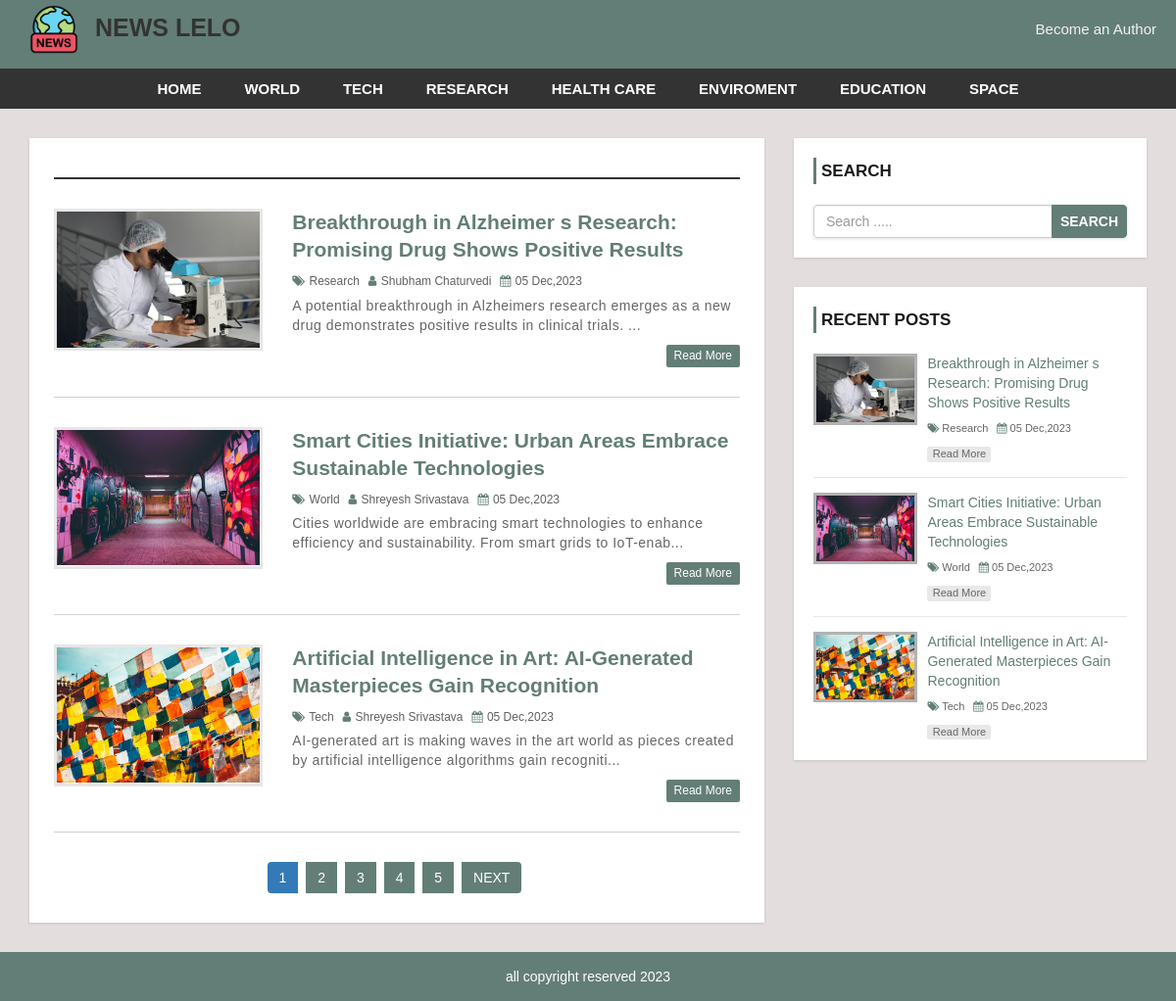
Screenshot of /search.php with the database file from the repository.
### tables this page shows
CREATE TABLE `settings` (
  `id` int NOT NULL,
  `title` varchar(255) DEFAULT NULL,
  `footer` varchar(255) DEFAULT NULL,
  `logo` varchar(255) DEFAULT NULL
);

CREATE TABLE `category` (
  `category_id` int NOT NULL,
  `category_name` varchar(255) DEFAULT NULL,
  `post` int DEFAULT '0'
);

CREATE TABLE `post` (
  `post_id` int NOT NULL,
  `title` varchar(255) DEFAULT NULL,
  `description` text,
  `category` int DEFAULT NULL,
  `post_date` varchar(20) DEFAULT NULL,
  `author` int DEFAULT NULL,
  `post_img` varchar(255) DEFAULT NULL
);

CREATE TABLE `user` (
  `user_id` int NOT NULL,
  `first_name` varchar(255) DEFAULT NULL,
  `last_name` varchar(255) DEFAULT NULL,
  `username` varchar(255) DEFAULT NULL,
  `password` varchar(255) DEFAULT NULL,
  `role` varchar(50) DEFAULT NULL
);

### search.php (the view, shortened to what this page needs)
<?php include 'header.php'; ?>
    <div id="main-content">
      <div class="container">
        <div class="row">
            <div class="col-md-8">
                <div class="post-container">
                        <h2 class="page-heading"><?php echo $searchterm; ?></h2>
                            <?php
                                $data_one_page=3;
                                if(isset($_GET["pageno"])){
                                    $page=$_GET["pageno"];
                                }else{
                                    $page=1;
                                }
                                $offset=($page-1)*$data_one_page;
                                $sql="select post.post_id,post.description,post_img,post.title,post.category,category_name,post.post_date,post.author,user.first_name,user.last_name,user.username from post
                                left join category on post.category=category.category_id
                                left join user on post.author = user.user_id
                                WHERE post.title LIKE '%$searchterm%' OR
                                post.description LIKE '%$searchterm%' OR
                                category_name LIKE '%$searchterm%' OR
                                first_name LIKE '%$searchterm%' OR
                                last_name LIKE '%$searchterm%' OR
                                user.username LIKE '%$searchterm%' OR
                                post_date LIKE '%$searchterm%'
                                order by post_id desc LIMIT {$offset},{$data_one_page} ";
                                $res=mysqli_query($conn,$sql) or die("could not fetch data");
                                if(mysqli_num_rows($res)>0){
                                    while($row=mysqli_fetch_assoc($res)){
                            ?>
                                    <div class="post-content">
                                <div class="row">
                                    <div class="col-md-4">
                                        <a class="post-img" href="single.php?id=<?php echo $row['post_id'];?>"><img src="admin/upload/<?php echo $row['post_img']?>" alt=""/></a>
                                    </div>
                                    <div class="col-md-8">
                                        <div class="inner-content clearfix">
                                            <h3><a href="single.php?id=<?php echo $row['post_id'];?>"><?php echo $row['title']?></a></h3>
                                            <div class="post-information">
                                                <span>
                                                    <i class="fa fa-tags" aria-hidden="true"></i>
                                                    <a href="search.php?searchterm=<?php echo $row['category'];?>"><?php echo $row['category_name']?></a>
                                                </span>
                                                <span>
                                                    <i class="fa fa-user" aria-hidden="true"></i>
                                                    <a href="author.php?authorid=<?php echo $row['author'];?>"><?php echo $row['first_name']." ".$row['last_name']; ?></a>
                                                </span>
                                                <span>
                                                    <i class="fa fa-calendar" aria-hidden="true"></i>
                                                    <?php echo $row['post_date']?>
                                                </span>
                                            </div>
                                            <p class="description">
                                                <?php echo substr($row['description'],0,120)."...";?>
                                            </p>
                                            <a class='read-more pull-right' href='single.php?id=<?php echo $row['post_id'];?>'>read more</a>
                                        </div>
                                    </div>
                                </div>
                            </div>
                            <?php
                                    }
                                }else{
                                    echo "<h3>No record found...</h3>";
                                }
                            ?>
                            <ul class='pagination'>
                                <?php
                                    $sql1="select post.post_id,post.description,post_img,post.title,post.category,category_name,post.post_date,post.author,user.first_name,user.last_name,user.username from post
                                    left join category on post.category=category.category_id
                                    left join user on post.author = user.user_id
                                    WHERE post.title LIKE '%$searchterm%' OR
                                    post.description LIKE '%$searchterm%' OR
                                    category_name LIKE '%$searchterm%' OR
                                    first_name LIKE '%$searchterm%' OR
                                    last_name LIKE '%$searchterm%' OR
                                    user.username LIKE '%$searchterm%' OR
                                    post_date LIKE '%$searchterm%'";
                                    $res1=mysqli_query($conn,$sql1) or die("no. of row could not find");
                                    $row1=mysqli_num_rows($res1);
                                    $totel_row= $row1;
                                    $totel_pages=ceil($totel_row/$data_one_page);
                                        ?>
                                        <?php
                                    for($i=1;$i<=$totel_pages;$i++){
                                        ?>
                                            <li class="<?php echo $page==$i?"active":""; ?>"><a  href="search.php?searchterm=<?php echo $searchterm; ?>&pageno=<?php echo $i;?>"><?php echo $i ;?></a></li>
                                        <?php
                                    }
                                    if($totel_pages>$page){
                                        ?>
                                        <li><a href='search.php?searchterm=<?php echo $searchterm; ?>&pageno=<?php echo $page+1;;?>'>NEXT</a></li>
                                        <?php
                                    }
                                ?>
                            </ul>
                    </div>
            </div>
            <?php include 'sidebar.php'; ?>
        </div>
      </div>
    </div>
<?php include 'footer.php'; ?>

### header.php (shortened to what this page needs)
<?php
include('admin/config.php');
?>
<?php
$sqlsettings="select * from settings";
$ressettings=mysqli_query($conn,$sqlsettings) or die("did not get the settings value");
$rowsettings=mysqli_fetch_assoc($ressettings);
?>
<!DOCTYPE html>
<html lang="en">
<head>
    <link rel="stylesheet" href="css/bootstrap.min.css" />
    <link rel="stylesheet" href="css/font-awesome.css">
    <link rel="stylesheet" href="css/style.css">
</head>
<body>
<header>
<nav>
    <div class="brand-info">
        <a href="index.php" id="logo_head"><img src="admin/<?php echo $rowsettings['logo']?>"> <span>NEWS LELO</span></a>
    </div>
    <div class="nav-info">
        <a href="becomeauthor.php">Become an Author</a>
    </div>
</nav>
</header>
<div id="menu-bar">
    <div class="container">
        <div class="row">
            <div class="col-md-12">
                <?php
                    $sql="select * from category where post>0";
                    $res=mysqli_query($conn,$sql) or die("Query failded : category");
                    if(mysqli_num_rows($res)>0){
                        $active="";
                ?>
                    <ul class='menu'>
                        <li><a href='index.php'>HOME</a></li>
                <?php
                        while($row=mysqli_fetch_assoc($res)){
                ?>
                            <li><a class="<?php echo $active;?>" href='category.php?catid=<?php echo $row['category_id']?>'><?php echo $row['category_name']?></a></li>
                <?php
                        }
                    }
                ?>
                    </ul>
            </div>
        </div>
    </div>
</div>

### sidebar.php
<div id="sidebar" class="col-md-4">
    <div class="search-box-container">
        <h4>Search</h4>
        <form class="search-post" action="search.php" method ="GET">
            <div class="input-group">
                <input type="text" name="searchterm" class="form-control" placeholder="Search .....">
                <span class="input-group-btn">
                    <button type="submit" class="btn btn-danger">Search</button>
                </span>
            </div>
        </form>
    </div>
    <div class="recent-post-container">
        <h4>Recent Posts</h4>
        <?php
            $data_one_page=3;
            $sql="select post.post_id,post_img,post.title,post.category,category_name,post.post_date,post.author from post
            left join category on post.category=category.category_id
            order by post_id desc LIMIT {$data_one_page}";
            $res=mysqli_query($conn,$sql) or die("could not fetch data");
            if(mysqli_num_rows($res)>0){
                while($row=mysqli_fetch_assoc($res)){
        ?>
                    <div class="recent-post">
                        <a class="post-img" href="single.php?id=<?php echo $row['post_id'];?>"><img src="admin/upload/<?php echo $row['post_img']?>" alt=""/></a>
                        <div class="post-content">
                            <h5><a href="single.php?id=<?php echo $row['post_id'];?>"><?php echo $row['title']?></a></h5>
                            <span>
                                <i class="fa fa-tags" aria-hidden="true"></i>
                                <a href="category.php?catid=<?php echo $row['category'];?>"><?php echo $row['category_name']?></a>
                            </span>
                            <span>
                                <i class="fa fa-calendar" aria-hidden="true"></i>
                                <?php echo $row['post_date']?>
                            </span>
                            <a class="read-more" href="single.php?id=<?php echo $row['post_id'];?>">read more</a>
                        </div>
                    </div>
        <?php
                }
            }
        ?>
    </div>
</div>

### footer.php
<?php
$sqlsettings="select * from settings";
$ressettings=mysqli_query($conn,$sqlsettings) or die("did not get the settings value");
$rowsettings=mysqli_fetch_assoc($ressettings);
?>
<div id ="footer">
    <div class="container">
        <div class="row">
            <div class="col-md-12">
                <span><?php echo $rowsettings['footer'];?></span>
            </div>
        </div>
    </div>
</div>
</body>
</html>

### rows the page displays
settings: logo (picture), footer "all copyright reserved 2023"
category: category_name "WORLD"
category: category_name "TECH"
category: category_name "RESEARCH"
category: category_name "HEALTH CARE"
category: category_name "ENVIROMENT"
category: category_name "EDUCATION"
category: category_name "SPACE"
post: post_img (picture), title "Breakthrough in Alzheimer s Research: Promising Drug Shows Positive Results", category.category_name "Research", user.first_name "Shubham", user.last_name "Chaturvedi", post_date "05 Dec,2023", description "A potential breakthrough in Alzheimers research emerges as a new drug demonstrates positive results in clinical trials."
post: post_img (picture), title "Smart Cities Initiative: Urban Areas Embrace Sustainable Technologies", category.category_name "World", user.first_name "Shreyesh", user.last_name "Srivastava", post_date "05 Dec,2023", description "Cities worldwide are embracing smart technologies to enhance efficiency and sustainability. From smart grids to IoT-enab"
post: post_img (picture), title "Artificial Intelligence in Art: AI-Generated Masterpieces Gain Recognition", category.category_name "Tech", user.first_name "Shreyesh", user.last_name "Srivastava", post_date "05 Dec,2023", description "AI-generated art is making waves in the art world as pieces created by artificial intelligence algorithms gain recogniti"
